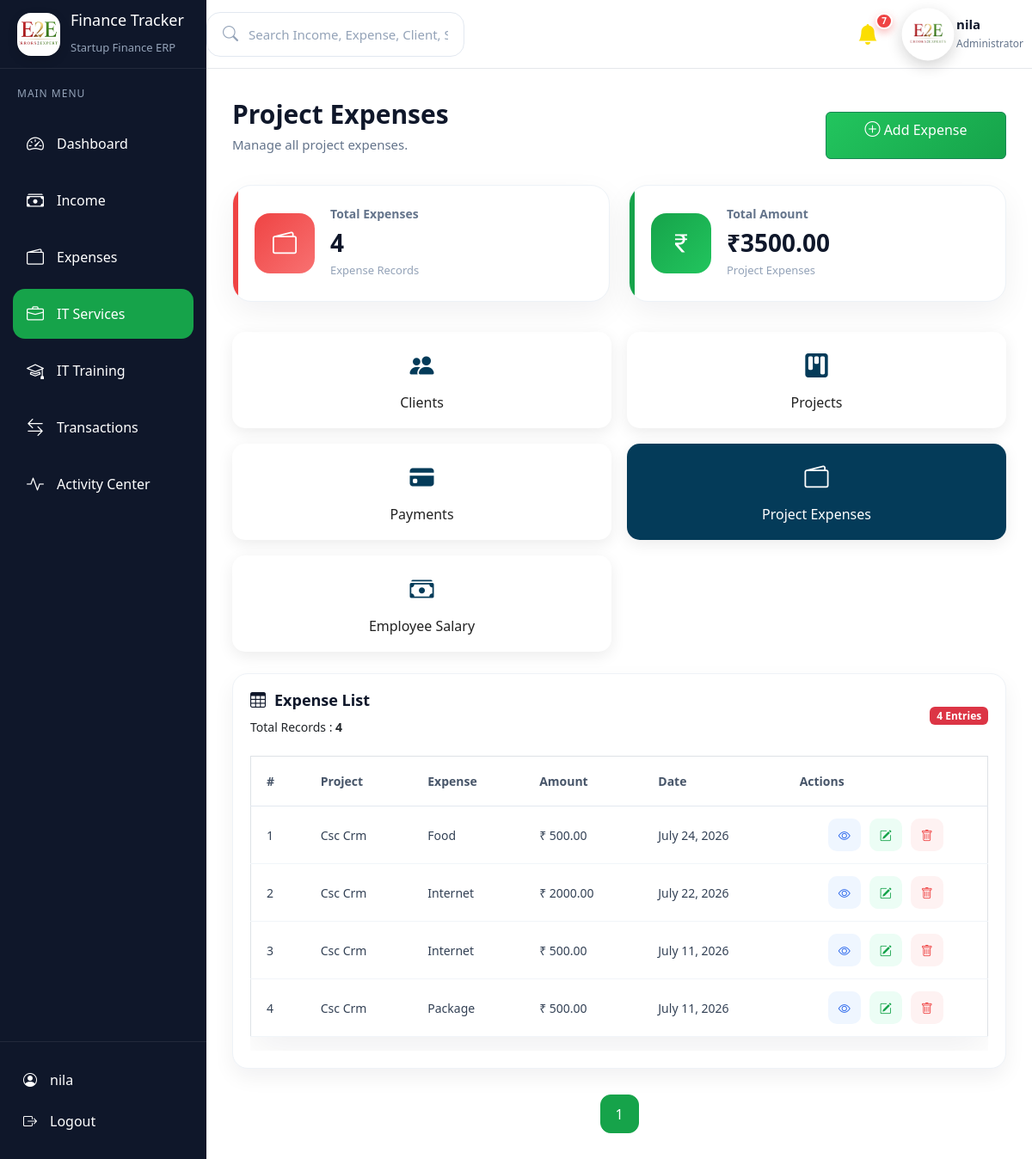
The app's page /services/project-expenses/ (signed in) with its own data.
### services/models.py (models this page shows, shortened)
class ProjectExpense(models.Model):
    PAYMENT_CHOICES = [
        ("Cash", "Cash"),
        ("UPI", "UPI"),
        ("Bank", "Bank Transfer"),
        ("Card", "Card"),
        ("Cheque", "Cheque"),
    ]
    payment_mode = models.CharField(
        max_length=20,
        choices=PAYMENT_CHOICES,
    )
    transaction_id = models.CharField(
        max_length=150,
        blank=True,
        null=True
    )
    cheque_number = models.CharField(
        max_length=100,
        blank=True,
        null=True
    )
    bank_name = models.CharField(
        max_length=150,
        blank=True,
        null=True
    )
    project = models.ForeignKey(
        Project,
        on_delete=models.CASCADE,
        related_name="expenses"
    )
    expense_name = models.CharField(
        max_length=200
    )
    amount = models.DecimalField(
        max_digits=12,
        decimal_places=2
    )
    expense_date = models.DateField()
    remarks = models.TextField(
        blank=True,
        null=True
    )
    created_at = models.DateTimeField(
        auto_now_add=True
    )
    class Meta:
        ordering = ["-id"]

class Project(models.Model):
    SERVICE_CHOICES = (
        ("Website", "Website"),
        ("Web Application", "Web Application"),
        ("Mobile Application", "Mobile Application"),
        ("UI/UX Design", "UI/UX Design"),
        ("Digital Marketing", "Digital Marketing"),
        ("SEO", "SEO"),
        ("ERP Development", "ERP Development"),
        ("Other", "Other"),
    )
    STATUS_CHOICES = (
        ("Pending", "Pending"),
        ("In Progress", "In Progress"),
        ("Completed", "Completed"),
        ("On Hold", "On Hold"),
    )
    client = models.ForeignKey(
        Client,
        on_delete=models.CASCADE,
        related_name="projects"
    )
    project_name = models.CharField(
        max_length=200,
        unique=True
    )
    service_type = models.CharField(
        max_length=100,
        choices=SERVICE_CHOICES
    )
    project_amount = models.DecimalField(
        max_digits=12,
        decimal_places=2
    )
    start_date = models.DateField()
    end_date = models.DateField()
    status = models.CharField(
        max_length=30,
        choices=STATUS_CHOICES,
        default="Pending"
    )
    description = models.TextField(
        blank=True,
        null=True
    )
    created_at = models.DateTimeField(
        auto_now_add=True
    )
    updated_at = models.DateTimeField(
        auto_now=True
    )
    class Meta:
        ordering = ["-id"]

### services/views.py (the view)
# urls.py: path("", views.expense_list, name="expense_list"),
def expense_list(request):
    expenses = ProjectExpense.objects.select_related(
        "project"
    ).all().order_by("-id")
    search = request.GET.get("search", "")
    if search:
        expenses = expenses.filter(
            Q(project__project_name__icontains=search) |
            Q(project__client__company_name__icontains=search) |
            Q(expense_name__icontains=search)
        )
    paginator = Paginator(expenses, 5)
    page_number = request.GET.get("page")
    page_obj = paginator.get_page(page_number)
    context = {
        "expenses": page_obj,
        "page_obj": page_obj,
        "search": search,
        "active_page": "expenses",
        "total_expenses": ProjectExpense.objects.count(),
        "total_expense_amount": ProjectExpense.objects.aggregate(
            total=Sum("amount")
        )["total"] or 0,
        "today_expenses": ProjectExpense.objects.filter(
            expense_date=date.today()
        ).aggregate(
            total=Sum("amount")
        )["total"] or 0,
        "this_month_expenses": ProjectExpense.objects.filter(
            expense_date__year=date.today().year,
            expense_date__month=date.today().month
        ).aggregate(
            total=Sum("amount")
        )["total"] or 0,
    }
    return render(
        request,
        "services/expense_list.html",
        context
    )

### templates/services/expense_list.html (shortened to what this page needs)
{% extends 'base.html' %}
{% block content %}
<div class="page-header">
    <div>
        <h2>Project Expenses</h2>
        <p>Manage all project expenses.</p>
    </div>
    <div class="page-actions">
        <a href="{% url 'services:add_expense' %}" class="btn btn-success">
            <i class="bi bi-plus-circle"></i>
            Add Expense
        </a>
    </div>
</div>
<div class="dashboard-cards">
    <div class="dashboard-card expense">
        <div class="card-icon">
            <i class="bi bi-wallet2"></i>
        </div>
        <div class="card-content">
            <h5>Total Expenses</h5>
            <h2>{{ total_expenses }}</h2>
            <p>Expense Records</p>
        </div>
    </div>
    <div class="dashboard-card revenue">
        <div class="card-icon">
            <i class="bi bi-currency-rupee"></i>
        </div>
        <div class="card-content">
            <h5>Total Amount</h5>
            <h2>₹{{ total_expense_amount|floatformat:2 }}</h2>
            <p>Project Expenses</p>
        </div>
    </div>
</div>
<div class="service-nav">
    <a href="{% url 'services:client_list' %}" class="service-link {% if active_page == 'clients' %}active{% endif %}">
        <i class="bi bi-people-fill"></i>
        Clients
    </a>
    <a href="{% url 'services:project_list' %}"
        class="service-link {% if active_page == 'projects' %}active{% endif %}">
        <i class="bi bi-kanban-fill"></i>
        Projects
    </a>
    <a href="{% url 'services:service_payment_list' %}"
        class="service-link {% if active_page == 'payments' %}active{% endif %}">
        <i class="bi bi-credit-card-fill"></i>
        Payments
    </a>
    <a href="{% url 'services:expense_list' %}"
        class="service-link {% if active_page == 'expenses' %}active{% endif %}">
        <i class="bi bi-wallet2"></i>
        Project Expenses
    </a>
    <a href="{% url 'services:salary_list' %}" class="service-link {% if active_page == 'salary' %}active{% endif %}">
        <i class="bi bi-cash-stack"></i>
        Employee Salary
    </a>
</div>
<div class="dashboard-box expense-table-card">
    <div class="box-header">
        <div>
            <h3>
                <i class="bi bi-table"></i>
                Expense List
            </h3>
            <small>
                Total Records :
                <strong>{{ page_obj.paginator.count }}</strong>
            </small>
        </div>
        <div>
            <span class="badge bg-danger">
                {{ page_obj.paginator.count }} Entries
            </span>
        </div>
    </div>
    <div class="table-responsive">
        <table class="table dashboard-table align-middle">
            <thead>
                <tr>
                    <th>#</th>
                    <th>Project</th>
                    <th>Expense</th>
                    <th>Amount</th>
                    <th>Date</th>
                    <th>Actions</th>
                </tr>
            </thead>
            <tbody>
                {% for expense in expenses %}
                <tr>
                    <td>{{ page_obj.start_index|add:forloop.counter0 }}</td>
                    <td>{{ expense.project.project_name }}</td>
                    <td>{{ expense.expense_name }}</td>
                    <td>₹ {{ expense.amount|floatformat:2 }}</td>
                    <td>{{ expense.expense_date }}</td>
                    <td>
                        <div class="action-buttons">
                            <a href="{% url 'services:view_expense' expense.id %}" class="view-btn">
                                <i class="bi bi-eye"></i>
                            </a>
                            <a href="{% url 'services:edit_expense' expense.id %}" class="edit-btn">
                                <i class="bi bi-pencil-square"></i>
                            </a>
                            <a href="#" class="delete-btn" data-bs-toggle="modal" data-bs-target="#deleteModal"
                                data-url="{% url 'services:delete_expense' expense.id %}">
                                <i class="bi bi-trash"></i>
                            </a>
                        </div>
                    </td>
                </tr>
                {% endfor %}
            </tbody>
        </table>
    </div>
</div>
<div class="pagination-container">
    {% for page in page_obj.paginator.page_range %}
    {% if page == page_obj.number %}
    <span class="page-btn active">
        {{ page }}
    </span>
    {% else %}
    <a href="?page={{ page }}" class="page-btn">
        {{ page }}
    </a>
    {% endif %}
    {% endfor %}
</div>
{% endblock %}

### templates/includes/sidebar.html (shortened to what this page needs)
{% load static %}
<aside class="sidebar" id="sidebar">
    <div class="sidebar-header">
        <div class="brand">
            <div class="brand-logo">
                <img
    src="{% static 'images/e2e.jpeg' %}"
    alt="E2E Logo"
    class="brand-logo-img"
>
            </div>
            <div class="brand-text">
                <h2>Finance Tracker</h2>
                <span>Startup Finance ERP</span>
            </div>
        </div>
    </div>
    <div class="menu-title">
        MAIN MENU
    </div>
    <ul class="sidebar-menu">
        <li>
            <a href="/dashboard/" class="{% if '/dashboard/' in request.path %}active{% endif %}">
                <i class="bi bi-speedometer2"></i>
                <span>Dashboard</span>
            </a>
        </li>
        <li>
            <a href="/income/" class="{% if '/income/' in request.path %}active{% endif %}">
                <i class="bi bi-cash-stack"></i>
                <span>Income</span>
            </a>
        </li>
        <li>
            <a href="/expenses/" class="{% if '/expenses/' in request.path %}active{% endif %}">
                <i class="bi bi-wallet2"></i>
                <span>Expenses</span>
            </a>
        </li>
        <li>
            <a href="/services/" class="{% if '/services/' in request.path %}active{% endif %}">
                <i class="bi bi-briefcase"></i>
                <span>IT Services</span>
            </a>
        </li>
        <li>
            <a href="/training/" class="{% if '/training/' in request.path %}active{% endif %}">
                <i class="bi bi-mortarboard"></i>
                <span>IT Training</span>
            </a>
        </li>
        <li>
            <a href="/transactions/" class="{% if '/transactions/' in request.path %}active{% endif %}">
                <i class="bi bi-arrow-left-right"></i>
                <span>Transactions</span>
            </a>
        </li>
        <li>
            <a href="/activity/" class="{% if '/activity/' in request.path %}active{% endif %}">
                <i class="bi bi-activity"></i>
                <span>Activity Center</span>
            </a>
        </li>
    </ul>
    <div class="sidebar-footer">
        <a href="/admin/">
            <i class="bi bi-person-circle"></i>
            <span>{{ request.user.username }}</span>
        </a>
        <a href="/logout/">
            <i class="bi bi-box-arrow-right"></i>
            <span>Logout</span>
        </a>
    </div>
</aside>

### templates/includes/navbar.html (shortened to what this page needs)
{% load static %}
<nav class="navbar">
    <div class="navbar-left">
        <div class="search-box">
            <i class="bi bi-search"></i>
            <input type="text" id="globalSearch" placeholder="Search Income, Expense, Client, Student..."
                autocomplete="off">
        </div>
    </div>
    <div class="navbar-right">
        <a href="{% url 'notification_list' %}" class="nav-icon notification-icon">
            <i class="bi bi-bell-fill"></i>
            {% if unread_notifications > 0 %}
            <span class="count">
                {{ unread_notifications }}
            </span>
            {% endif %}
        </a>
        <div class="profile">
       <img
    src="{% static 'images/e2e-logo.png' %}"
    alt="E2E Logo"
    class="profile-avatar"
>
            <div>
                <h5>{{ request.user.username }}</h5>
                <span>Administrator</span>
            </div>
        </div>
    </div>
</nav>

### records on screen
ProjectExpense: start_index|add "1", project.project_name "Csc Crm", expense_name "Food", amount "500.00", expense_date "July 24, 2026"
ProjectExpense: start_index|add "2", project.project_name "Csc Crm", expense_name "Internet", amount "2000.00", expense_date "July 22, 2026"
ProjectExpense: start_index|add "3", project.project_name "Csc Crm", expense_name "Internet", amount "500.00", expense_date "July 11, 2026"
ProjectExpense: start_index|add "4", project.project_name "Csc Crm", expense_name "Package", amount "500.00", expense_date "July 11, 2026"

### other values on screen
{{ request.user.username }} "nila"
{{ unread_notifications }} "7"
{{ total_expenses }} "4"
{{ total_expense_amount|floatformat:2 }} "3500.00"
{{ page_obj.paginator.count }} "4"
{{ page }} "1"
